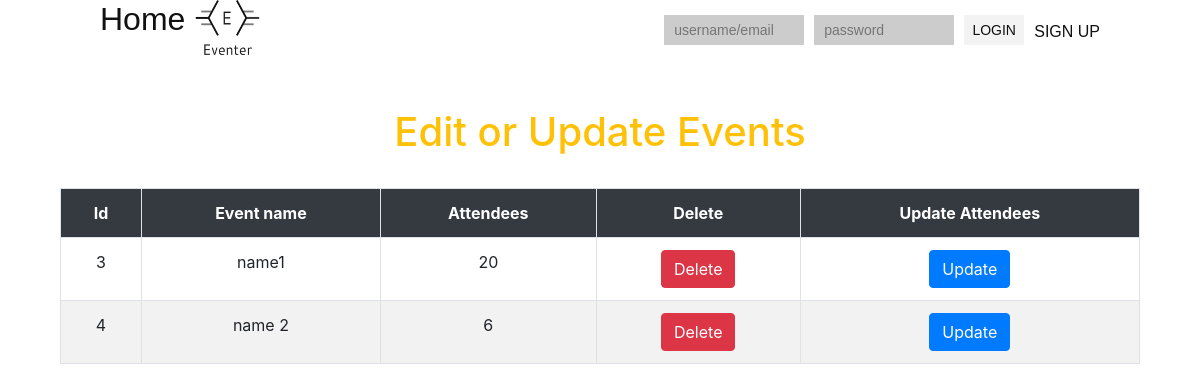
Screenshot of /updateevent.php with the database file from the repository.
### tables this page shows
CREATE TABLE `events` (
  `event_id` int(11) NOT NULL,
  `event_name` varchar(256) NOT NULL,
  `event_location` varchar(256) NOT NULL,
  `event_date` varchar(256) NOT NULL,
  `event_time` varchar(256) NOT NULL,
  `event_description` varchar(256) NOT NULL,
  `orgname` varchar(256) NOT NULL,
  `attendees` int(11) NOT NULL
);

### updateevent.php (the view, shortened to what this page needs)
<!DOCTYPE html>
<html>
<head>
  <?php
  include 'header.php';
?>
  <link rel="stylesheet" href="https://maxcdn.bootstrapcdn.com/bootstrap/4.0.0/css/bootstrap.min.css">
 <link rel="stylesheet" type="text/css" href="http://ajax.aspnetcdn.com/ajax/jquery.dataTables/1.9.4/css/jquery.dataTables.css">
</head>
<body>
  <div class="container">
 <div class="col-lg-12">
  <br><br>
  <h1 class="text-warning text-center" > Edit or Update Events </h1>
  <br>
  <table  id="tabledata" class=" table table-striped table-hover table-bordered">
   <tr class="bg-dark text-white text-center">
    <th> Id </th>
    <th> Event name </th>
    <th> Attendees </th>
    <th> Delete </th>
    <th> Update Attendees</th>
    </tr >
  <?php
   include 'dbh.inc.php';
   $q = "select * from events ";
    $query = mysqli_query($conn,$q);
    while($res = mysqli_fetch_array($query)){
 ?>
   <tr class="text-center">
    <td> <?php echo $res['event_id'];  ?> </td>
    <td> <?php echo $res['event_name'];  ?> </td>
    <td> <?php echo $res['attendees'];  ?> </td>
    <td> <button class="btn-danger btn"> <a href="delete.php?event_id=<?php echo $res['event_id']; ?>" class="text-white"> Delete </a>  </button> </td>
    <td> <button class="btn-primary btn"> <a href="update.php?event_id=<?php echo $res['event_id']; ?>" class="text-white"> Update </a> </button> </td>
    </tr>
   <?php
   }
   ?>
  </table>
  </div>
 </div>
</body>
</html>

### main.css (style rules this page uses)
html, body, div, span, object, iframe, h1, h2, h3, h4, h5, h6, p, blockquote, pre, abbr, address, cite, code, del, dfn, em, img, ins, kbd, q, samp, small, strong, sub, sup, var, b, i, dl, dt, dd, ol, ul, li, fieldset, form, label, legend, table, caption, tbody, tfoot, thead, tr, th, td, article, aside, canvas, details, figcaption, figure, footer, header, hgroup, menu, nav, section, summary, time, mark, audio, video { margin:0; padding:0; border:0; outline:0; font-size:100%; vertical-align:baseline; background:transparent; }
body { line-height:1; }
a { margin:0; padding:0; font-size:100%; vertical-align:baseline; background:transparent; }
table { border-collapse:collapse; border-spacing:0; }
a { text-decoration: none; }
body { background-color: #ccc; }

### rows the page displays
events: event_id "3", event_name "name1", attendees "20"
events: event_id "4", event_name "name 2", attendees "6"
